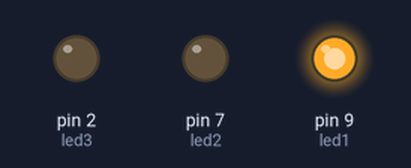
Bench run of a sketch on a simulated Arduino Uno, built with avr-gcc and run on an emulated ATmega328P. Shown: output pins drawn as LEDs (lit = HIGH).

Above: at 0.5 s.
At 2.5 s:
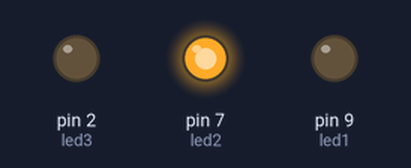
At 4.5 s:
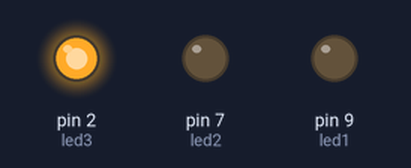
At 5.5 s:
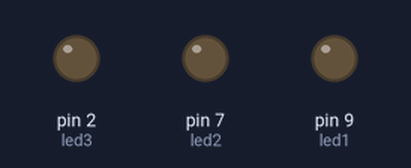
Timing chart, 0 to 7.8 s (numbered marks = the images above):
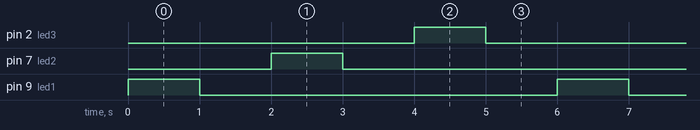

The sketch:

example2.ino
```cpp
int led1=9;
int led2=7;
int led3=2;

void setup()
{
  pinMode(led1, OUTPUT);
  pinMode(led2, OUTPUT);
  pinMode(led3, OUTPUT);
}

void loop()
{
  myCustomLED(led1);
  myCustomLED(led2);
  myCustomLED(led3);

}
void myCustomLED(int pin)
{
  digitalWrite(pin, HIGH);
  delay(1000); // Wait for 1000 millisecond(s)
  digitalWrite(pin, LOW);
  delay(1000); // Wait for 1000 millisecond(s)
}
  
```

Measured:
- by itself, pin 2 (led3), pin 7 (led2), pin 9 (led1): alternates HIGH for 1.0 s and LOW for 5.0 s
- by itself, everything shown: repeats every 6.0 s, in 6 steps
